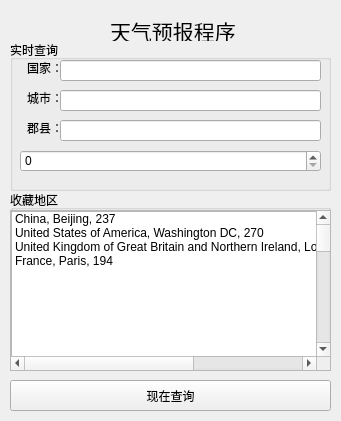
<?xml version="1.0" encoding="UTF-8"?>
<ui version="4.0">
 <class>MainWindow</class>
 <widget class="QMainWindow" name="MainWindow">
  <property name="geometry">
   <rect>
    <x>0</x>
    <y>0</y>
    <width>341</width>
    <height>421</height>
   </rect>
  </property>
  <property name="windowTitle">
   <string>天气预报</string>
  </property>
  <widget class="QWidget" name="centralwidget">
   <widget class="QLabel" name="title">
    <property name="geometry">
     <rect>
      <x>110</x>
      <y>20</y>
      <width>131</width>
      <height>21</height>
     </rect>
    </property>
    <property name="font">
     <font>
      <family>FZYaoTi</family>
      <pointsize>16</pointsize>
     </font>
    </property>
    <property name="text">
     <string>天气预报程序</string>
    </property>
   </widget>
   <widget class="QGroupBox" name="queryBox">
    <property name="geometry">
     <rect>
      <x>10</x>
      <y>40</y>
      <width>321</width>
      <height>151</height>
     </rect>
    </property>
    <property name="title">
     <string>实时查询</string>
    </property>
    <widget class="QSpinBox" name="areaCodeEdit">
     <property name="geometry">
      <rect>
       <x>10</x>
       <y>110</y>
       <width>301</width>
       <height>22</height>
      </rect>
     </property>
     <property name="maximum">
      <number>9999</number>
     </property>
    </widget>
    <widget class="QLineEdit" name="countryEdit">
     <property name="geometry">
      <rect>
       <x>50</x>
       <y>20</y>
       <width>261</width>
       <height>21</height>
      </rect>
     </property>
    </widget>
    <widget class="QLineEdit" name="cityEdit">
     <property name="geometry">
      <rect>
       <x>50</x>
       <y>50</y>
       <width>261</width>
       <height>21</height>
      </rect>
     </property>
    </widget>
    <widget class="QLineEdit" name="countyEdit">
     <property name="geometry">
      <rect>
       <x>50</x>
       <y>80</y>
       <width>261</width>
       <height>21</height>
      </rect>
     </property>
    </widget>
    <widget class="QLabel" name="countryLabel">
     <property name="geometry">
      <rect>
       <x>0</x>
       <y>20</y>
       <width>53</width>
       <height>16</height>
      </rect>
     </property>
     <property name="text">
      <string>国家：</string>
     </property>
     <property name="alignment">
      <set>Qt::AlignmentFlag::AlignRight|Qt::AlignmentFlag::AlignTrailing|Qt::AlignmentFlag::AlignVCenter</set>
     </property>
    </widget>
    <widget class="QLabel" name="cityLabel">
     <property name="geometry">
      <rect>
       <x>0</x>
       <y>50</y>
       <width>53</width>
       <height>16</height>
      </rect>
     </property>
     <property name="text">
      <string>城市：</string>
     </property>
     <property name="alignment">
      <set>Qt::AlignmentFlag::AlignRight|Qt::AlignmentFlag::AlignTrailing|Qt::AlignmentFlag::AlignVCenter</set>
     </property>
    </widget>
    <widget class="QLabel" name="countyLabel">
     <property name="geometry">
      <rect>
       <x>0</x>
       <y>80</y>
       <width>53</width>
       <height>16</height>
      </rect>
     </property>
     <property name="text">
      <string>郡县：</string>
     </property>
     <property name="alignment">
      <set>Qt::AlignmentFlag::AlignRight|Qt::AlignmentFlag::AlignTrailing|Qt::AlignmentFlag::AlignVCenter</set>
     </property>
    </widget>
   </widget>
   <widget class="QGroupBox" name="favouritesBox">
    <property name="geometry">
     <rect>
      <x>10</x>
      <y>190</y>
      <width>321</width>
      <height>181</height>
     </rect>
    </property>
    <property name="title">
     <string>收藏地区</string>
    </property>
    <widget class="QScrollArea" name="scrollArea">
     <property name="geometry">
      <rect>
       <x>0</x>
       <y>20</y>
       <width>321</width>
       <height>161</height>
      </rect>
     </property>
     <property name="widgetResizable">
      <bool>true</bool>
     </property>
     <widget class="QWidget" name="scrollAreaWidgetContents">
      <property name="geometry">
       <rect>
        <x>0</x>
        <y>0</y>
        <width>500</width>
        <height>1000</height>
       </rect>
      </property>
      <property name="minimumSize">
       <size>
        <width>500</width>
        <height>1000</height>
       </size>
      </property>
      <widget class="QListWidget" name="favouritesDisplay">
       <property name="geometry">
        <rect>
         <x>0</x>
         <y>0</y>
         <width>501</width>
         <height>1001</height>
        </rect>
       </property>
       <item>
        <property name="text">
         <string>China, Beijing, 237</string>
        </property>
       </item>
       <item>
        <property name="text">
         <string>United States of America, Washington DC, 270</string>
        </property>
       </item>
       <item>
        <property name="text">
         <string>United Kingdom of Great Britain and Northern Ireland, London, 32</string>
        </property>
       </item>
       <item>
        <property name="text">
         <string>France, Paris, 194</string>
        </property>
       </item>
      </widget>
     </widget>
    </widget>
   </widget>
   <widget class="QPushButton" name="queryButton">
    <property name="geometry">
     <rect>
      <x>10</x>
      <y>380</y>
      <width>321</width>
      <height>31</height>
     </rect>
    </property>
    <property name="text">
     <string>现在查询</string>
    </property>
   </widget>
  </widget>
 </widget>
 <resources/>
 <connections/>
</ui>
